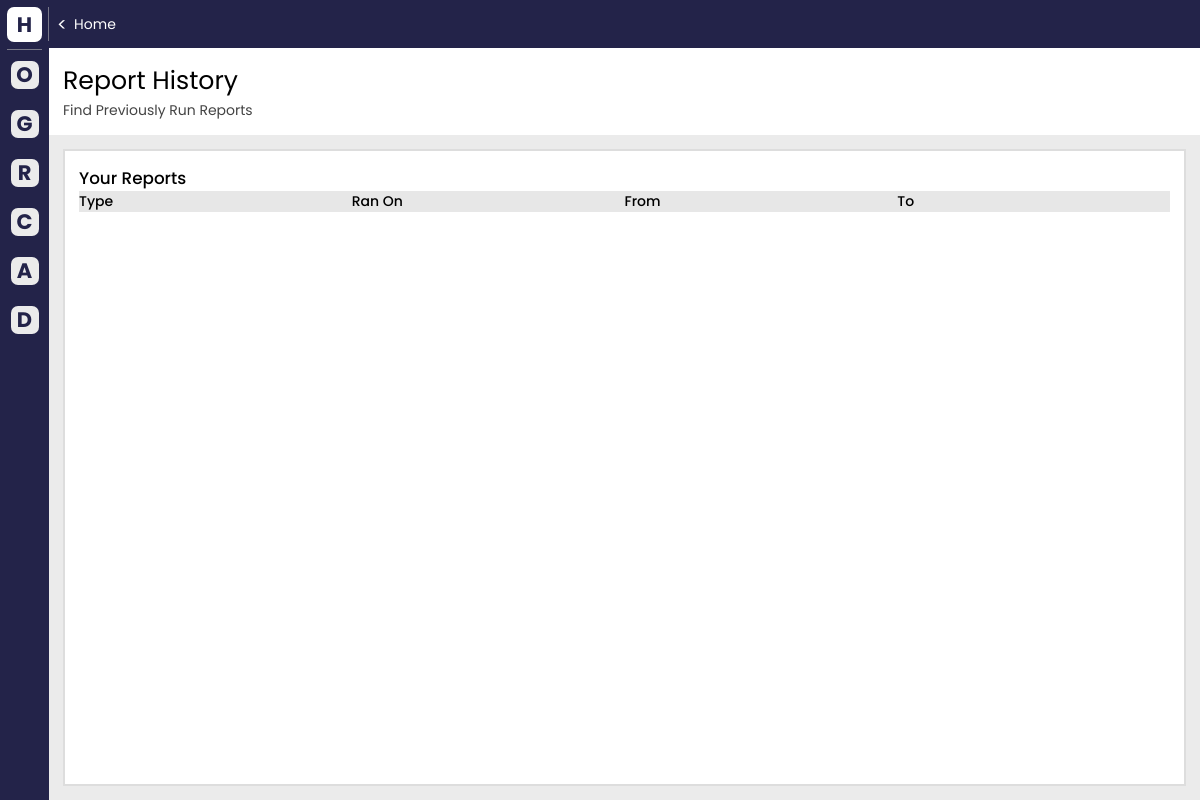
/report_history/ (signed in), run on an earlier commit of the app's database.
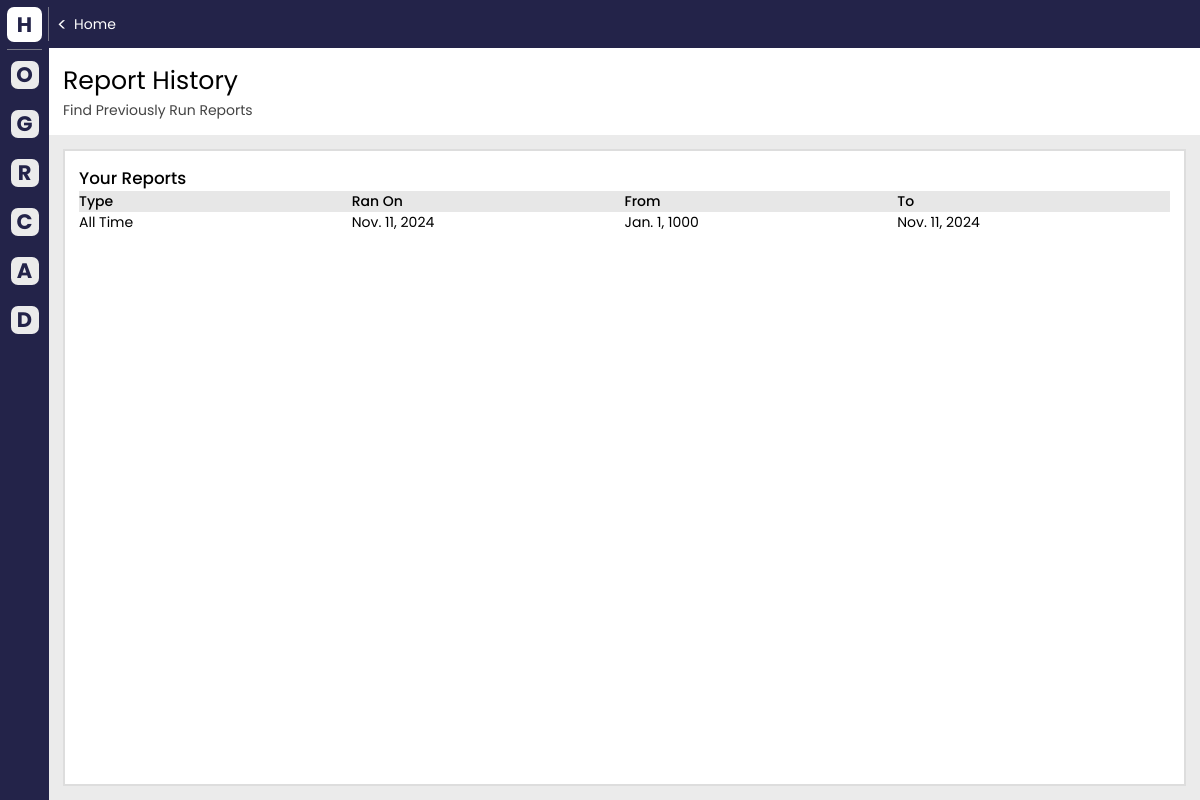
And on a later commit of the database.
### cs_app/models.py (models this page shows)
class RanReportParameter(models.Model):
    user = models.ForeignKey(User, on_delete=models.CASCADE, related_name="ran_report_parameters")
    report_type = models.TextField()
    ran_on_date = models.DateField()
    start_date = models.DateField()
    end_date = models.DateField()

### cs_app/views/report_history_views.py (the view)
# urls.py: path('report_history/', report_history_views.report_history_view, name='report_history'),
@login_required
def report_history_view(request):
    past_reports = RanReportParameter.objects.filter(user=request.user)
    user = request.user
    menu_status = None
    additional_info = request.GET.get("additionalInfo", None)
    if additional_info:
        try:
            decoded_info = json.loads(additional_info)
            menu_status = decoded_info.get("menu_status")
        except (ValueError, TypeError):
            menu_status = None
    context = {"user": user, "past_reports": past_reports, "menu_status": menu_status}
    return render(request, "subpages/report_history.html", context)

### cs_app/templates/subpages/report_history.html (shortened to what this page needs)
{% extends "one_page.html" %} {% load static %} {% block sub_css %}
<link rel="stylesheet" href="{% static 'css/sub_styles/report_history_style.css' %}" />
{% endblock %} {% block content %}
<div class="main-container flex-col">
    <div class="header">
        <h3>Report History</h3>
        <h4>Find Previously Run Reports</h4>
    </div>
    <div id="card-holder">
        <div id="report-history-card" class="content-card">
            <h5>Your Reports</h5>
            <div id="report-history__header">
                <p>Type</p>
                <p>Ran On</p>
                <p>From</p>
                <p>To</p>
            </div>
            <div id="report-history__listing">
                {% for past_rep in past_reports %}
                <div>
                    <p class="rep_type">{{ past_rep.report_type }}</p>
                    <p>{{ past_rep.ran_on_date }}</p>
                    <p class="rep_start_date">{{ past_rep.start_date }}</p>
                    <p class="rep_end_date">{{ past_rep.end_date }}</p>
                </div>
                {% endfor %}
            </div>
        </div>
    </div>
</div>
{% endblock %}

### cs_app/templates/one_page.html (shortened to what this page needs)
{% load static %}
<!DOCTYPE html>
<html>
    <head>
        <link rel="stylesheet" href="{% static 'css/one_page_style.css' %}" />
        <link rel="stylesheet" href="{% static 'css/common_style.css' %}" />
        {% block sub_css %}
        {% endblock %}
    </head>
    <body>
        <div class="container-1">
            <div id="menu" class="{% if menu_status == 'menu_open' %}large-menu{% else %}small-menu{% endif %}">
                <div id="menu__header">
                    <div class="symbol flex-center">
                        <b>H</b>
                    </div>
                </div>
                <div class="seperator-h"></div>
                <div id="c1-2" class="flex-col">
                    <div class="page-link" onclick="redirectTo('/home/', {menu_status : 'menu_open'})">
                        <div class="symbol-sm flex-center">
                            <b>O</b>
                        </div>
                    </div>
                    <div class="page-link" onclick="redirectTo('/generate_report/', {menu_status : 'menu_open'})">
                        <div class="symbol-sm flex-center">
                            <b>G</b>
                        </div>
                    </div>
                    <div class="page-link" onclick="redirectTo('/report_history/', {menu_status : 'menu_open'})">
                        <div class="symbol-sm flex-center">
                            <b>R</b>
                        </div>
                    </div>
                    <div class="page-link" onclick="redirectTo('/change_database/', {menu_status : 'menu_open'})">
                        <div class="symbol-sm flex-center">
                            <b>C</b>
                        </div>
                    </div>
                    <div class="page-link" onclick="redirectTo('/account_information/', {menu_status : 'menu_open'})">
                        <div class="symbol-sm flex-center">
                            <b>A</b>
                        </div>
                    </div>
                    <div class="page-link" onclick="redirectTo('/directions/', {menu_status : 'menu_open'})">
                        <div class="symbol-sm flex-center">
                            <b>D</b>
                        </div>
                    </div>
                </div>
            </div>
            <div id="content" class="{% if menu_status == 'menu_open' %}small-content{% else %}large-content{% endif %} flex-col">
                <div id="content__top">
                    <div class="back-arrow flex-center"><p>&lt;</p></div>
                    <p id="current_screen_name">Home</p>
                </div>
                {% block content %}
                {% endblock %}
            </div>
        </div>
    </body>
</html>

### cs_app/static/css/one_page_style.css (style rules this page uses)
:root { --sm-gap: 0.5rem; --md-gap: 1rem; --lg-gap: 2rem; --primary-blue: rgb(35, 35, 73); --primary-grey: rgb(235, 235, 235); font-size: 16px; }
@media (max-width: 1500px) { :root { font-size: 14px; } }
* { margin: 0px; padding: 0px; }
.flex-col { display: flex; flex-direction: column; }
.flex-center { display: flex; justify-content: center; align-items: center; }
.content-card { padding: var(--md-gap); box-sizing: border-box; background-color: white; border: 2px solid rgb(221, 221, 221); }
.seperator-h { width: calc(100% - 1rem); height: 1px; margin: 0rem 0rem 0rem var(--sm-gap); background-color: rgba(180, 180, 180, 0.603); }
.small-menu { width: 3.5rem; }
.large-content { width: calc(100% - 3.5rem); }
.symbol { width: 2.5rem; height: 2.5rem; background-color: white; border-radius: 0.5rem; flex-shrink: 0; }
.symbol > b { color: rgb(35, 35, 73); font-size: 1.5rem; }
.symbol-sm { width: 2rem; height: 2rem; background-color: var(--primary-grey); border-radius: 0.5rem; flex-shrink: 0; }
.symbol-sm > b { color: rgb(35, 35, 73); font-size: 1.5rem; }
.page-link { width: 100%; padding: 0.75rem; box-sizing: border-box; cursor: pointer; display: flex; }
.back-arrow { margin-left: 0.5rem; border-radius: 50%; cursor: pointer; }
.back-arrow > p { color: white; font-size: 1.3rem; }
.main-container { width: 100%; height: 95%; background-color: rgb(235, 235, 235); }
.main-container p, .main-container h3, .main-container h4 { cursor: default; }
.header { width: 100%; background-color: white; }
.header > h3 { margin: 1rem 1rem 0rem 1rem; font-size: 1.8rem; font-weight: normal; }
.header > h4 { margin: 0rem 1rem 1rem 1rem; color: rgb(68, 68, 68); font-size: 1rem; font-weight: normal; }
#menu { height: 100%; background-color: var(--primary-blue); overflow: hidden; transition: all linear 0.35s; }
#menu__header { width: 100%; height: 3.5rem; padding: var(--sm-gap); box-sizing: border-box; cursor: default; display: flex; align-items: center; }
#content { height: 100%; transition: all linear 0.35s; }
#content__top { width: 100%; height: 3.5rem; background-color: var(--primary-blue); display: flex; align-items: center; }
#content__top > p { margin-left: 0.5rem; color: White; font-size: 1rem; }
#current_screen_name { cursor: default; }

### cs_app/static/css/common_style.css (style rules this page uses)
body { background: white; height: 100vh; }
html { font-family: "Poppins", sans-serif; }
.container-1 { height: 100vh; display: flex; align-items: center; justify-content: center; }

### cs_app/static/css/sub_styles/report_history_style.css (style rules this page uses)
:root { --sm-gap: 0.5rem; --md-gap: 1rem; --lg-gap: 2rem; --primary-blue: rgb(35, 35, 73); --primary-grey: rgb(235, 235, 235); }
* { margin: 0px; padding: 0px; }
h5 { font-size: 1.2rem; font-weight: 500; }
#card-holder { width: 100%; height: 100%; padding: var(--md-gap); box-sizing: border-box; display: flex; justify-content: center; align-items: center; }
#report-history-card { height: 100%; width: calc(100%); }
#report-history__header { box-sizing: border-box; background-color: rgb(231, 231, 231); display: grid; grid-template-columns: repeat(4, 1fr); grid-template-rows: 1fr; gap: 0; }
#report-history__header > p { font-weight: 500; }
#report-history__listing { box-sizing: border-box; overflow-y: auto; display: flex; flex-direction: column; }
#report-history__listing > div { box-sizing: border-box; display: grid; grid-template-columns: repeat(4, 1fr); grid-template-rows: 1fr; gap: 0; }
#report-history__listing > div > p { cursor: pointer; }

What changed in the data, as far as the page shows it:
added RanReportParameter: report_type "All Time", ran_on_date "Nov. 11, 2024", start_date "Jan. 1, 1000", end_date "Nov. 11, 2024"
